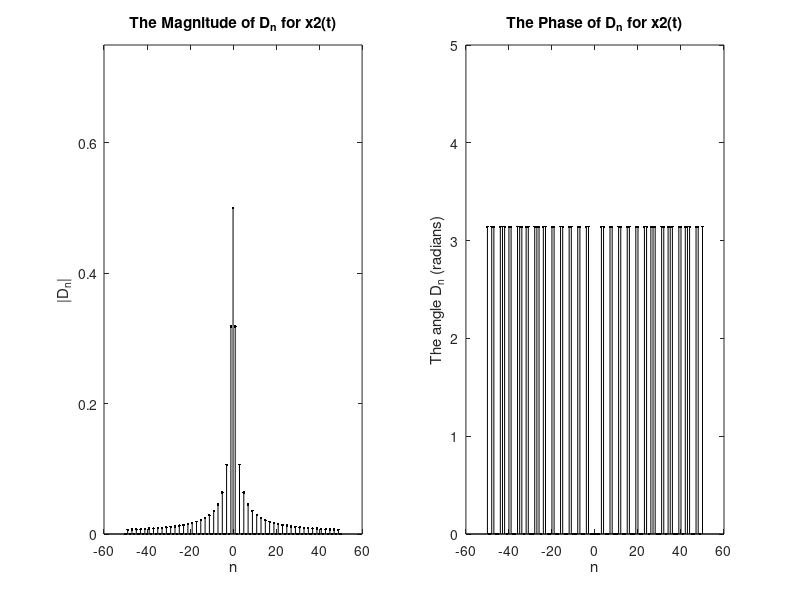
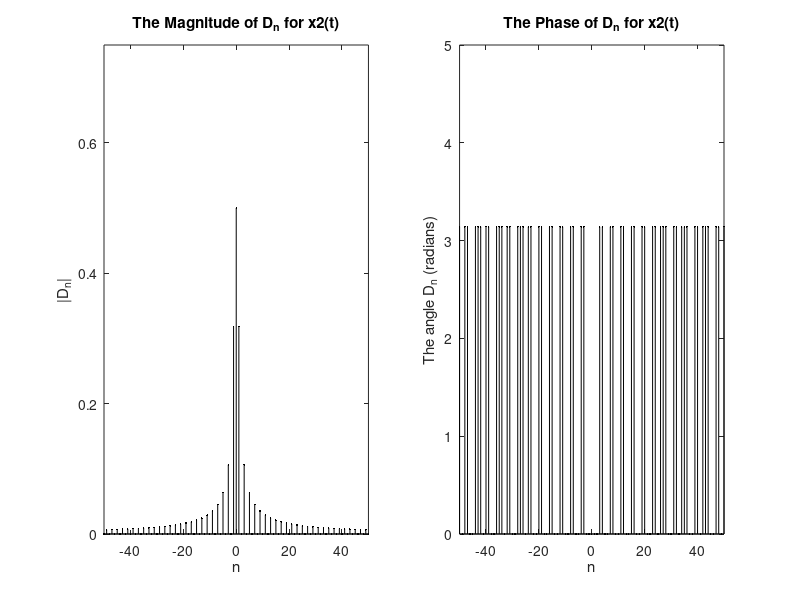

Write the MATLAB code that produced these figures, in order.
% Part A for A4 x2(t)
n = (-5:5);
D_n = zeros(size(n));
D_n(n==0) = 0.5;
D_n(n~=0) = sin(pi/2 .* n(n~=0))./(pi .* n(n~=0));
subplot(1,2,1);
stem(n,abs(D_n),'.k');
xlabel('n');
ylabel('|D_n|');
title('The Magnitude of D_n for x2(t)')
ylim([0,0.75]);
subplot(1,2,2);
stem(n,angle(D_n),'.k');
xlabel('n');
ylabel('The angle D_n (radians)');
title('The Phase of D_n for x2(t)')
ylim([0,5]);

% Part B for A4 x2(t)
n = (-20:20);
D_n = zeros(size(n));
D_n(n==0) = 0.5;
D_n(n~=0) = sin(pi/2 .* n(n~=0))./(pi .* n(n~=0));
subplot(1,2,1);
stem(n,abs(D_n),'.k');
xlabel('n');
ylabel('|D_n|');
title('The Magnitude of D_n for x2(t)')
ylim([0,0.75]);
subplot(1,2,2);
stem(n,angle(D_n),'.k');
xlabel('n');
ylabel('The angle D_n (radians)');
title('The Phase of D_n for x2(t)')
ylim([0,5]);

% Part C for A4 x2(t)
n = (-50:50);
D_n = zeros(size(n));
D_n(n==0) = 0.5;
D_n(n~=0) = sin(pi/2 .* n(n~=0))./(pi .* n(n~=0));
subplot(1,2,1);
stem(n,abs(D_n),'.k');
xlabel('n');
ylabel('|D_n|');
title('The Magnitude of D_n for x2(t)')
ylim([0,0.75]);
subplot(1,2,2);
stem(n,angle(D_n),'.k');
xlabel('n');
ylabel('The angle D_n (radians)');
title('The Phase of D_n for x2(t)')
ylim([0,5]);

% Part D for A4 x2(t)
n = (-500:500);
D_n = zeros(size(n));
D_n(n == 0) = 0.5;
D_n(n ~= 0) = sin(pi/2 .* n(n ~= 0)) ./ (pi .* n(n ~= 0));

% Increase figure size
figure('Position', [100, 100, 1200, 500]);

% Plot magnitude of D_n
subplot(1, 2, 1);
stem(n, abs(D_n), '.k', 'MarkerSize', 4); % Reduce marker size
xlim([-50, 50]); % Limit x-axis to a smaller range
xlabel('n');
ylabel('|D_n|');
title('The Magnitude of D_n for x2(t)');
ylim([0, 0.75]);

% Plot phase of D_n
subplot(1, 2, 2);
stem(n, angle(D_n), '.k', 'MarkerSize', 4); % Reduce marker size
xlim([-50, 50]); % Limit x-axis to a smaller range
xlabel('n');
ylabel('The angle D_n (radians)');
title('The Phase of D_n for x2(t)');
ylim([0, 5]);

